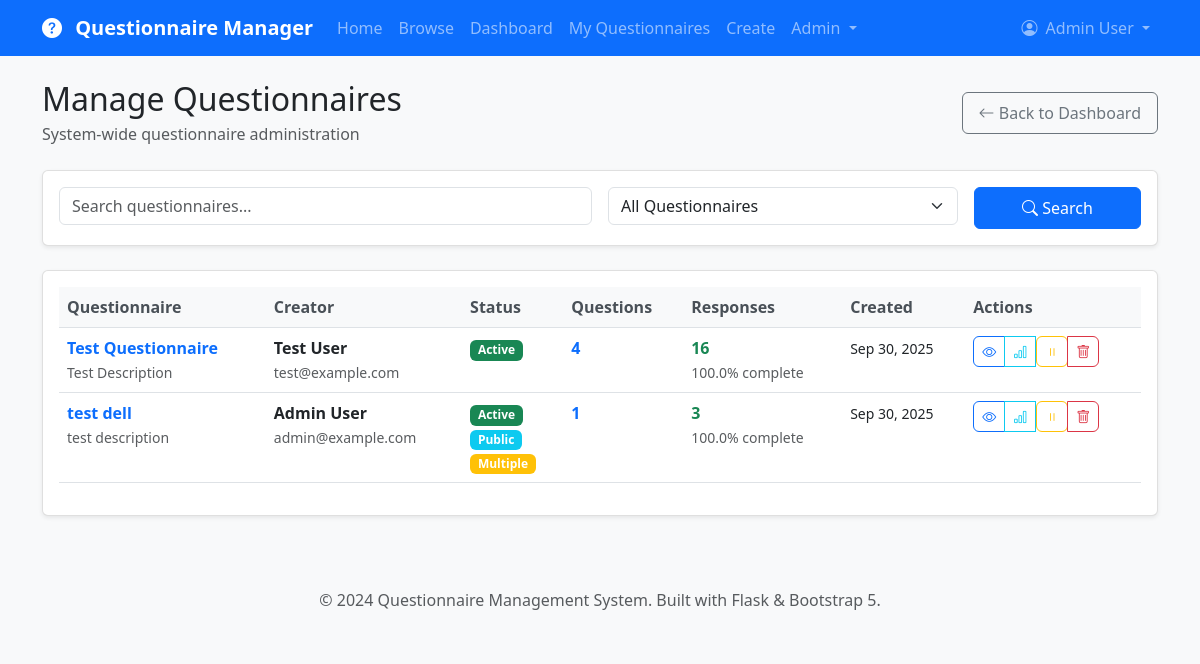
Screenshot of /admin/questionnaires (signed in) with the database file from the repository.
### app/models.py (models this page shows, shortened)
class User(UserMixin, db.Model):
    __tablename__ = 'users'
    id = db.Column(db.Integer, primary_key=True)
    username = db.Column(db.String(64), index=True, unique=True, nullable=False)
    email = db.Column(db.String(120), index=True, unique=True, nullable=False)
    password_hash = db.Column(db.String(128))
    first_name = db.Column(db.String(64))
    last_name = db.Column(db.String(64))
    role = db.Column(db.String(20), default='user')  # user, admin
    is_active = db.Column(db.Boolean, default=True)
    created_at = db.Column(db.DateTime, index=True, default=datetime.utcnow)
    last_login = db.Column(db.DateTime)
    created_questionnaires = db.relationship('Questionnaire', foreign_keys='Questionnaire.creator_id',
                                           backref='creator', lazy='dynamic', cascade='all, delete-orphan')
    responses = db.relationship('Response', backref='user', lazy='dynamic', cascade='all, delete-orphan')
    def get_full_name(self):
        if self.first_name and self.last_name:
            return f"{self.first_name} {self.last_name}"
        return self.username
    def is_admin(self):
        return self.role == 'admin'

class Questionnaire(db.Model):
    __tablename__ = 'questionnaires'
    id = db.Column(db.Integer, primary_key=True)
    title = db.Column(db.String(200), nullable=False)
    description = db.Column(db.Text)
    creator_id = db.Column(db.Integer, db.ForeignKey('users.id'), nullable=False)
    is_active = db.Column(db.Boolean, default=True)
    allow_anonymous = db.Column(db.Boolean, default=False)
    multiple_submissions = db.Column(db.Boolean, default=False)
    created_at = db.Column(db.DateTime, index=True, default=datetime.utcnow)
    updated_at = db.Column(db.DateTime, default=datetime.utcnow, onupdate=datetime.utcnow)
    questions = db.relationship('Question', backref='questionnaire', lazy='dynamic',
                              cascade='all, delete-orphan', order_by='Question.order')
    responses = db.relationship('Response', backref='questionnaire', lazy='dynamic',
                              cascade='all, delete-orphan')
    def get_total_responses(self):
        return self.responses.filter_by(is_complete=True).count()
    def get_completion_rate(self):
        total = self.responses.count()
        completed = self.responses.filter_by(is_complete=True).count()
        return (completed / total * 100) if total > 0 else 0
    def get_question_count(self):
        return self.questions.count()

### app/admin/routes.py (the view)
@bp.route('/questionnaires')
@admin_required
def manage_questionnaires():
    page = request.args.get('page', 1, type=int)
    search = request.args.get('search', '', type=str)
    filter_by = request.args.get('filter_by', 'all', type=str)
    query = Questionnaire.query
    if filter_by == 'active':
        query = query.filter_by(is_active=True)
    elif filter_by == 'inactive':
        query = query.filter_by(is_active=False)
    if search:
        query = query.filter(
            (Questionnaire.title.contains(search)) |
            (Questionnaire.description.contains(search))
        )
    questionnaires = query.order_by(desc(Questionnaire.created_at)).paginate(
        page=page,
        per_page=20,
        error_out=False
    )
    return render_template('admin/questionnaires.html',
                         title='Manage Questionnaires',
                         questionnaires=questionnaires,
                         search=search,
                         filter_by=filter_by)

### app/admin/routes.py (called while the page is built)
def admin_required(f):
    @wraps(f)
    @login_required
    def decorated_function(*args, **kwargs):
        if not current_user.is_admin():
            flash('Admin access required.', 'danger')
            return redirect(url_for('main.dashboard'))
        return f(*args, **kwargs)
    return decorated_function

### app/models.py (called while the page is built)
@login_manager.user_loader
def load_user(user_id):
    return User.query.get(int(user_id))

### app/templates/admin/questionnaires.html (shortened to what this page needs)
{% extends "base.html" %}
{% block content %}
<div class="d-flex justify-content-between align-items-center mb-4">
    <div>
        <h2 class="mb-1">Manage Questionnaires</h2>
        <p class="text-muted mb-0">System-wide questionnaire administration</p>
    </div>
    <a href="{{ url_for('admin.admin_dashboard') }}" class="btn btn-outline-secondary">
        <i class="bi bi-arrow-left"></i> Back to Dashboard
    </a>
</div>
<div class="card mb-4">
    <div class="card-body">
        <form method="GET" class="row g-3">
            <div class="col-md-6">
                <input type="text" class="form-control" name="search"
                       placeholder="Search questionnaires..."
                       value="{{ search }}">
            </div>
            <div class="col-md-4">
                <select name="filter_by" class="form-select">
                    <option value="all"{% if filter_by == 'all' %} selected{% endif %}>All Questionnaires</option>
                </select>
            </div>
            <div class="col-md-2">
                <button type="submit" class="btn btn-primary w-100">
                    <i class="bi bi-search"></i> Search
                </button>
            </div>
        </form>
    </div>
</div>
<div class="card">
    <div class="card-body">
        {% if questionnaires.items %}
            <div class="table-responsive">
                <table class="table table-hover">
                    <thead>
                        <tr>
                            <th>Questionnaire</th>
                            <th>Creator</th>
                            <th>Status</th>
                            <th>Questions</th>
                            <th>Responses</th>
                            <th>Created</th>
                            <th>Actions</th>
                        </tr>
                    </thead>
                    <tbody>
                        {% for questionnaire in questionnaires.items %}
                            <tr>
                                <td>
                                    <div>
                                        <strong>
                                            <a href="{{ url_for('main.view_questionnaire', id=questionnaire.id) }}"
                                               class="text-decoration-none">
                                                {{ questionnaire.title }}
                                            </a>
                                        </strong>
                                        {% if questionnaire.description %}
                                            <br>
                                            <small class="text-muted">
                                                {{ questionnaire.description[:60] }}
                                            </small>
                                        {% endif %}
                                    </div>
                                </td>
                                <td>
                                    <div>
                                        <strong>{{ questionnaire.creator.get_full_name() }}</strong>
                                        <br>
                                        <small class="text-muted">{{ questionnaire.creator.email }}</small>
                                    </div>
                                </td>
                                <td>
                                    {% if questionnaire.is_active %}
                                        <span class="badge bg-success">Active</span>
                                    {% else %}
                                        <span class="badge bg-secondary">Inactive</span>
                                    {% endif %}
                                    {% if questionnaire.allow_anonymous %}
                                        <br><span class="badge bg-info mt-1">Public</span>
                                    {% endif %}
                                    {% if questionnaire.multiple_submissions %}
                                        <br><span class="badge bg-warning mt-1">Multiple</span>
                                    {% endif %}
                                </td>
                                <td>
                                    <span class="fw-bold text-primary">{{ questionnaire.get_question_count() }}</span>
                                </td>
                                <td>
                                    <span class="fw-bold text-success">{{ questionnaire.get_total_responses() }}</span>
                                    <br>
                                    <small class="text-muted">
                                        {{ "%.1f"|format(questionnaire.get_completion_rate()) }}% complete
                                    </small>
                                </td>
                                <td>
                                    <small>{{ questionnaire.created_at.strftime('%b %d, %Y') }}</small>
                                </td>
                                <td>
                                    <div class="btn-group" role="group">
                                        <a href="{{ url_for('main.view_questionnaire', id=questionnaire.id) }}"
                                           class="btn btn-sm btn-outline-primary" title="View Questionnaire">
                                            <i class="bi bi-eye"></i>
                                        </a>
                                        <a href="{{ url_for('main.questionnaire_analytics', id=questionnaire.id) }}"
                                           class="btn btn-sm btn-outline-info" title="View Analytics">
                                            <i class="bi bi-bar-chart"></i>
                                        </a>
                                        <form method="POST" action="{{ url_for('admin.toggle_questionnaire_active', id=questionnaire.id) }}" class="d-inline">
                                            <button type="submit" class="btn btn-sm {% if questionnaire.is_active %}btn-outline-warning{% else %}btn-outline-success{% endif %}"
                                                    title="{% if questionnaire.is_active %}Deactivate{% else %}Activate{% endif %}">
                                                <i class="bi {% if questionnaire.is_active %}bi-pause{% else %}bi-play{% endif %}"></i>
                                            </button>
                                        </form>
                                        <button type="button" class="btn btn-sm btn-outline-danger"
                                                onclick="confirmDeleteQuestionnaire({{ questionnaire.id }}, '{{ questionnaire.title|replace("'", "\\'") }}')"
                                                title="Delete Questionnaire">
                                            <i class="bi bi-trash"></i>
                                        </button>
                                    </div>
                                </td>
                            </tr>
                        {% endfor %}
                    </tbody>
                </table>
            </div>
        {% endif %}
    </div>
</div>
{% endblock %}

### app/templates/base.html (shortened to what this page needs)
<!DOCTYPE html>
<html lang="en">
<head>
    <link href="https://cdn.jsdelivr.net/npm/bootstrap@5.3.0/dist/css/bootstrap.min.css" rel="stylesheet">
    <link rel="stylesheet" href="https://cdn.jsdelivr.net/npm/bootstrap-icons@1.10.0/font/bootstrap-icons.css">
    <link href="{{ url_for('static', filename='css/custom.css') }}" rel="stylesheet">
</head>
<body>
    <nav class="navbar navbar-expand-lg navbar-dark bg-primary">
        <div class="container">
            <a class="navbar-brand" href="{{ url_for('main.index') }}">
                <i class="bi bi-question-circle-fill me-2"></i>
                Questionnaire Manager
            </a>
            <div class="collapse navbar-collapse" id="navbarNav">
                <ul class="navbar-nav me-auto">
                    <li class="nav-item">
                        <a class="nav-link" href="{{ url_for('main.index') }}">Home</a>
                    </li>
                    <li class="nav-item">
                        <a class="nav-link" href="{{ url_for('main.questionnaires') }}">Browse</a>
                    </li>
                    {% if current_user.is_authenticated %}
                        <li class="nav-item">
                            <a class="nav-link" href="{{ url_for('main.dashboard') }}">Dashboard</a>
                        </li>
                        <li class="nav-item">
                            <a class="nav-link" href="{{ url_for('main.my_questionnaires') }}">My Questionnaires</a>
                        </li>
                        <li class="nav-item">
                            <a class="nav-link" href="{{ url_for('main.create_questionnaire') }}">Create</a>
                        </li>
                        {% if current_user.is_admin() %}
                            <li class="nav-item dropdown">
                                <a class="nav-link dropdown-toggle" href="#" role="button" data-bs-toggle="dropdown">
                                    Admin
                                </a>
                            </li>
                        {% endif %}
                    {% endif %}
                </ul>
                <ul class="navbar-nav">
                    {% if current_user.is_authenticated %}
                        <li class="nav-item dropdown">
                            <a class="nav-link dropdown-toggle" href="#" role="button" data-bs-toggle="dropdown">
                                <i class="bi bi-person-circle me-1"></i>
                                {{ current_user.get_full_name() }}
                            </a>
                        </li>
                    {% endif %}
                </ul>
            </div>
        </div>
    </nav>
    <main class="container mt-4">
        {% block content %}{% endblock %}
    </main>
    <footer class="bg-light text-center py-4 mt-5">
        <div class="container">
            <p class="text-muted mb-0">
                &copy; 2024 Questionnaire Management System.
                Built with Flask & Bootstrap 5.
            </p>
        </div>
    </footer>
</body>
</html>

### app/static/css/custom.css (style rules this page uses)
:root { --primary-color: #0d6efd; --secondary-color: #6c757d; --success-color: #198754; --danger-color: #dc3545; --warning-color: #ffc107; --info-color: #0dcaf0; }
body { font-family: 'Segoe UI', Tahoma, Geneva, Verdana, sans-serif; background-color: #f8f9fa; }
.navbar-brand { font-weight: 600; }
.card { box-shadow: 0 0.125rem 0.25rem rgba(0, 0, 0, 0.075); border: 1px solid rgba(0, 0, 0, 0.125); transition: box-shadow 0.15s ease-in-out; }
.btn { border-radius: 0.375rem; font-weight: 500; padding: 0.5rem 1rem; transition: all 0.15s ease-in-out; }
.btn-primary { background-color: var(--primary-color); border-color: var(--primary-color); }
.btn-sm { padding: 0.25rem 0.5rem; font-size: 0.875rem; }
.table { background-color: white; }
.table th { background-color: #f8f9fa; border-top: none; font-weight: 600; color: #495057; }

### rows the page displays
User: get_full_name "Admin User"
Questionnaire: title "Test Questionnaire", description "Test Description", creator.get_full_name "Test User", creator.email "test@example.com", is_active "Active", get_question_count "4", get_total_responses "16", get_completion_rate "100.0", created_at "Sep 30, 2025"
Questionnaire: title "test dell", description "test description", creator.get_full_name "Admin User", creator.email "admin@example.com", is_active "Active", allow_anonymous "Public", multiple_submissions "Multiple", get_question_count "1", get_total_responses "3", get_completion_rate "100.0", created_at "Sep 30, 2025"
